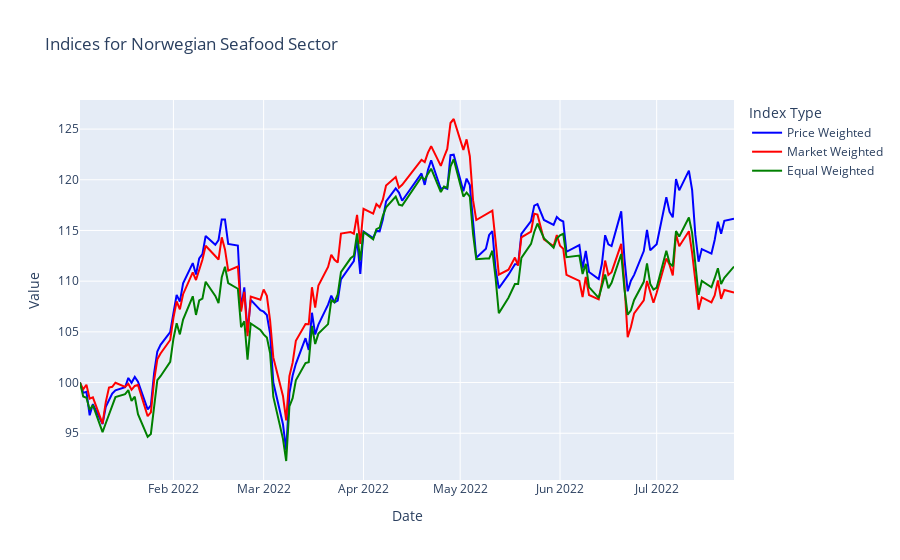

Source (notebook cell):
### Markdown cell above
### Compare Indices

### Code cell
fig = go.Figure()

fig.add_trace(go.Scatter(x=df_index_price_weighted.index, y=df_index_price_weighted.iloc[:, 0], name="Price Weighted", line_color="blue"))
fig.add_trace(go.Scatter(x=df_index_market_weighted.index, y=df_index_market_weighted.iloc[:, 0], name="Market Weighted", line_color="red"))
fig.add_trace(go.Scatter(x=df_index_equal_weighted.index, y=df_index_equal_weighted.iloc[:, 0], name="Equal Weighted", line_color="green"))

fig.update_layout(
    title="Indices for Norwegian Seafood Sector",
    xaxis_title="Date",
    yaxis_title="Value",
    legend_title="Index Type"
)

fig.show()

### Figure 1 — Plotly figure (JSON) as saved in the notebook; plotly's stock layout.template omitted (floating-point values rounded to 4 significant figures; data arrays with more than 128 entries replaced by an {"elided": "..."} marker saying what was removed)
{"data": [{"line": {"color": "blue"}, "name": "Price Weighted", "type": "scatter", "x": {"elided": "140 str values"}, "y": {"elided": "140 float values"}}, {"line": {"color": "red"}, "name": "Market Weighted", "type": "scatter", "x": {"elided": "140 str values"}, "y": {"elided": "140 float values"}}, {"line": {"color": "green"}, "name": "Equal Weighted", "type": "scatter", "x": {"elided": "140 str values"}, "y": {"elided": "140 float values"}}], "layout": {"legend": {"title": {"text": "Index Type"}}, "title": {"text": "Indices for Norwegian Seafood Sector"}, "xaxis": {"title": {"text": "Date"}}, "yaxis": {"title": {"text": "Value"}}}}
